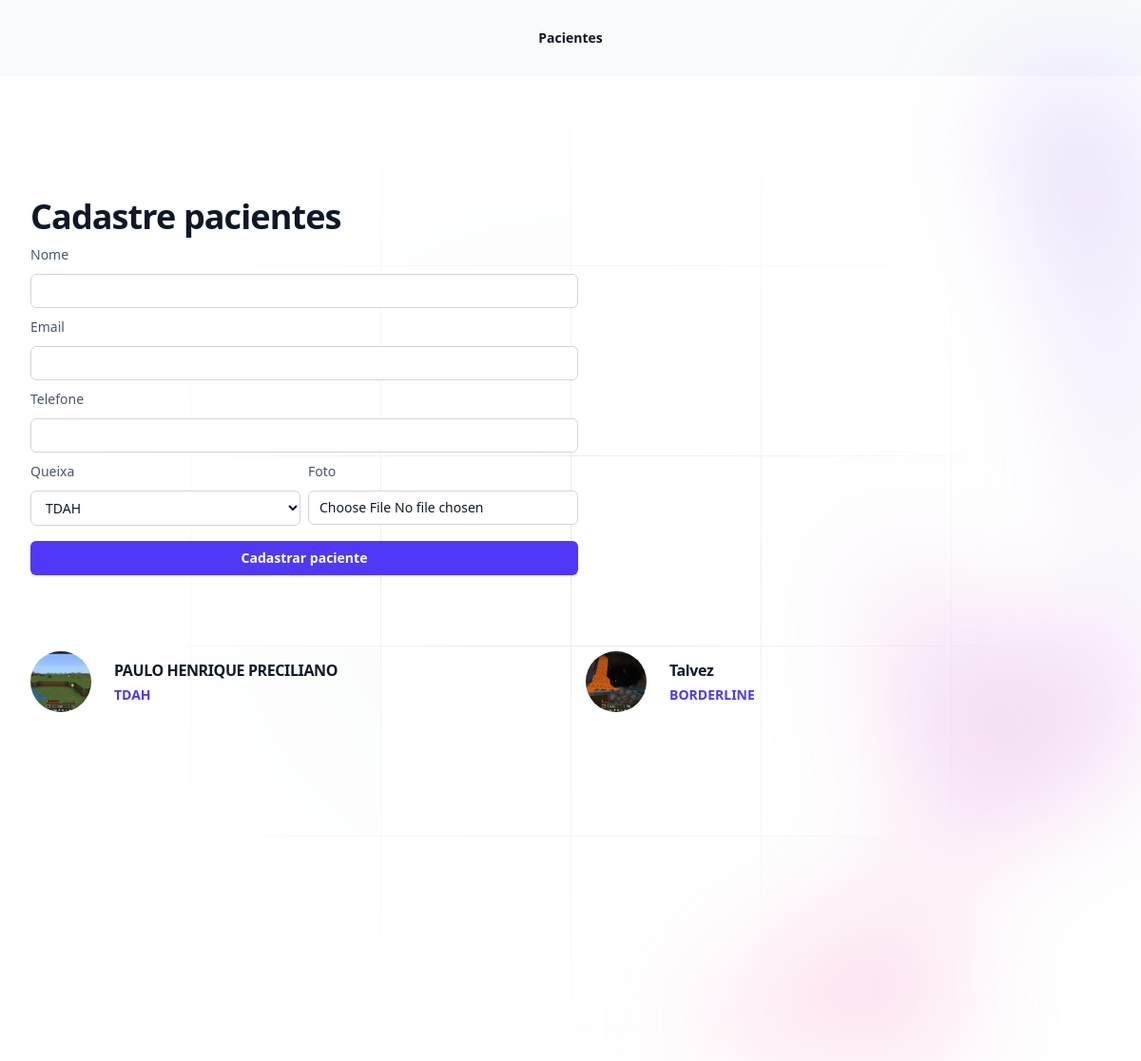
/pacientes/, run on an earlier commit of the app's database.
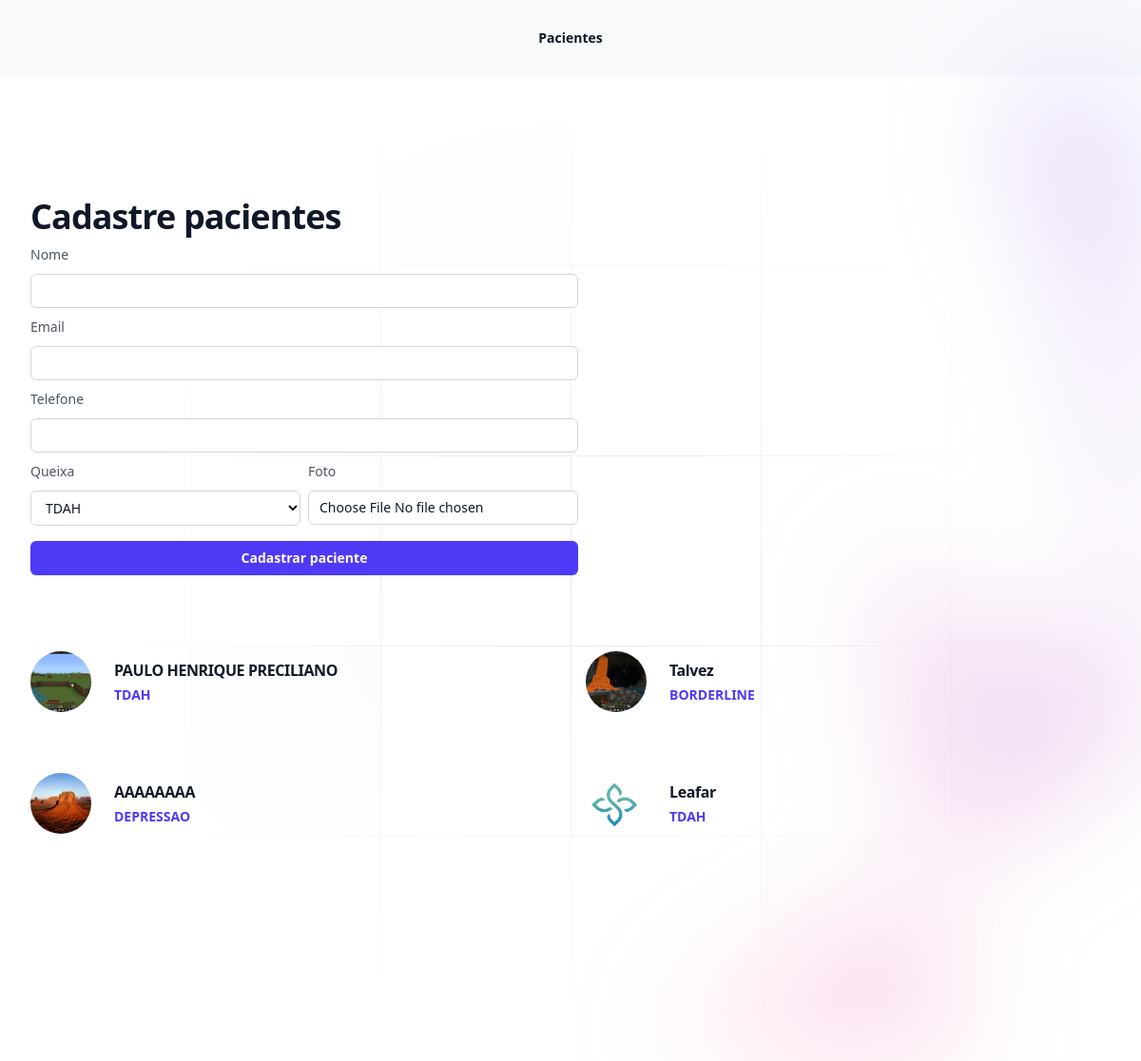
And on a later commit of the database.
### pacientes/models.py (models this page shows)
class Pacientes(models.Model):
    choices_queixa = (
        ('TDAH', 'TDAH'),
        ('BORDERLINE', 'BORDERLINE'),
        ('DEPRESSAO', 'DEPRESSÃO')
    )
    nome = models.CharField(max_length=50)
    email = models.EmailField()
    telefone = models.CharField(max_length=12, null=True, blank=True)
    foto = models.ImageField(upload_to='fotos')
    pagamento = models.BooleanField(default=True)
    queixa = models.CharField(max_length=10, choices=choices_queixa)

### pacientes/views.py (the view, shortened to what this page needs)
# urls.py: path('pacientes/', include('pacientes.urls'))
def pacientes(request):
    if request.method == "GET":
        pacientes_list = Pacientes.objects.all()
        return render(request, 'pacientes.html', {'queixas': Pacientes.choices_queixa, 'pacientes': pacientes_list})

### pacientes/templates/pacientes.html (shortened to what this page needs)
{% extends "base.html" %}
{% block 'body' %}
    <div class="relative isolate">
        <div class="pointer-events-none absolute left-1/2 right-0 top-0 -z-10 -ml-24 transform-gpu overflow-hidden blur-3xl lg:ml-24 xl:ml-48" aria-hidden="true">
            <div class="aspect-[801/1036] w-[50.0625rem] bg-gradient-to-tr from-[#ff80b5] to-[#9089fc] opacity-30" style="clip-path: polygon(63.1% 29.5%, 100% 17.1%, 76.6% 3%, 48.4% 0%, 44.6% 4.7%, 54.5% 25.3%, 59.8% 49%, 55.2% 57.8%, 44.4% 57.2%, 27.8% 47.9%, 35.1% 81.5%, 0% 97.7%, 39.2% 100%, 35.2% 81.4%, 97.2% 52.8%, 63.1% 29.5%)"></div>
        </div>
    <div class="py-24 sm:py-32">
        <div class="mx-auto grid max-w-7xl gap-20 px-6 lg:px-8 xl:grid-cols-3">
          <div class="max-w-xl">
            <h2 class="text-pretty text-3xl font-semibold tracking-tight text-gray-900 sm:text-4xl">Cadastre pacientes</h2>
            <form action="{% url 'pacientes' %}" method="POST" enctype='multipart/form-data'>
                <label for="nome" class="block mt-2 text-sm/6 font-medium text-gray-600">Nome</label>
                <div class="mt-2">
                    <input type="text" name="nome" id="nome" autocomplete="given-name" class="block w-full rounded-md bg-white px-3 py-1.5 text-base text-gray-900 outline outline-1 -outline-offset-1 outline-gray-300 placeholder:text-gray-400 focus:outline focus:outline-2 focus:-outline-offset-2 focus:outline-indigo-600 sm:text-sm/6">
                </div>
                <label for="email" class="block mt-2 text-sm/6 font-medium text-gray-600">Email</label>
                <div class="mt-2">
                    <input type="email" name="email" id="email" class="block w-full rounded-md bg-white px-3 py-1.5 text-base text-gray-900 outline outline-1 -outline-offset-1 outline-gray-300 placeholder:text-gray-400 focus:outline focus:outline-2 focus:-outline-offset-2 focus:outline-indigo-600 sm:text-sm/6">
                </div>
                <label for="telefone" class="block mt-2 text-sm/6 font-medium text-gray-600">Telefone</label>
                <div class="mt-2">
                    <input type="text" name="telefone" id="telefone" class="block w-full rounded-md bg-white px-3 py-1.5 text-base text-gray-900 outline outline-1 -outline-offset-1 outline-gray-300 placeholder:text-gray-400 focus:outline focus:outline-2 focus:-outline-offset-2 focus:outline-indigo-600 sm:text-sm/6">
                </div>
                <div class="grid grid-cols-2 gap-2">
                    <div>
                        <label for="telefone" class="block mt-2 text-sm/6 font-medium text-gray-600">Queixa</label>
                        <div class="mt-2">
                            <select name="queixa" class="block w-full rounded-md bg-white px-3 py-2 text-base text-gray-900 outline outline-1 -outline-offset-1 outline-gray-300 placeholder:text-gray-400 focus:outline focus:outline-2 focus:-outline-offset-2 focus:outline-indigo-600 sm:text-sm/6">
                                {% for queixa in queixas %}
                                    <option value='{{queixa.0}}'>{{queixa.1}}</option>
                                {% endfor %}
                            </select>
                        </div>
                    </div>
                    <div>
                        <label for="foto" class="block mt-2 text-sm/6 font-medium text-gray-600">Foto</label>
                        <div class="mt-2">
                            <input type="file" required name="foto" id="foto" class="block w-full rounded-md bg-white px-3 py-1.5 text-base text-gray-900 outline outline-1 -outline-offset-1 outline-gray-300 placeholder:text-gray-400 focus:outline focus:outline-2 focus:-outline-offset-2 focus:outline-indigo-600 sm:text-sm/6">
                        </div>
                    </div>
                </div>
                <button type="submit" class="inline-flex justify-center rounded-md bg-indigo-600 mt-4 cursor-pointer px-3 py-2 w-full text-sm font-semibold text-white shadow-sm hover:bg-indigo-500 focus-visible:outline focus-visible:outline-2 focus-visible:outline-offset-2 focus-visible:outline-indigo-600">Cadastrar paciente</button>
            </form>
        </div>
          <ul role="list" class="grid gap-x-8 gap-y-12 sm:grid-cols-2 sm:gap-y-16 xl:col-span-2">
            {% for paciente in pacientes%}
                <li>
                <div class="flex items-center gap-x-6">
                    <img class="size-16 rounded-full object-cover" src="{{paciente.foto.url}}" alt="">
                    <div>
                    <a href="{{paciente.id}}" class="text-base/7 font-semibold tracking-tight text-gray-900">{{paciente.nome}}</a>
                    <p class="text-sm/6 font-semibold text-indigo-600">{{paciente.queixa}}</p>
                    </div>
                </div>
                </li>
            {% endfor %}
          </ul>
        </div>
      </div>
    </div>
{% endblock 'body' %}

### templates/base.html (shortened to what this page needs)
<!DOCTYPE html>
<html lang="en">
<head>
    <script src="https://unpkg.com/@tailwindcss/browser@4"></script>
</head>
<body>
    <header class="bg-slate-50">
        <nav class="flex items-center justify-between p-6 lg:px-8" aria-label="Global">
          <div class="flex lg:flex-1">
            <a href="#" class="-m-1.5 p-1.5">
            </a>
          </div>
          <div class="hidden lg:flex lg:gap-x-12">
            <a href="{% url 'pacientes' %}" class="text-sm/6 font-semibold text-gray-900">Pacientes</a>
          </div>
        </nav>
      </header>
    {% block 'body' %}{% endblock 'body' %}
</body>
</html>

What changed in the data, as far as the page shows it:
added Pacientes: foto (picture), nome "AAAAAAAA", queixa "DEPRESSAO"
added Pacientes: foto (picture), nome "Leafar", queixa "TDAH"
